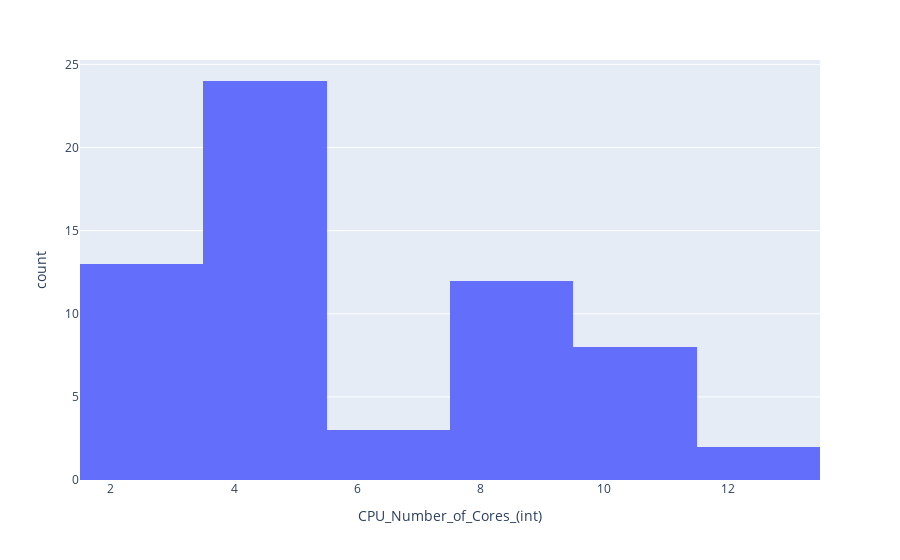

This figure's notebook cell:
### Code cell
fig = px.histogram(data, x = 'CPU_Number_of_Cores_(int)')
fig.show()

### Figure 1 — Plotly figure (JSON) as saved in the notebook; plotly's stock layout.template omitted (floating-point values rounded to 4 significant figures)
{"data": [{"alignmentgroup": "True", "bingroup": "x", "hovertemplate": "CPU_Number_of_Cores_(int)=%{x}<br>count=%{y}<extra></extra>", "legendgroup": "", "marker": {"color": "#636efa", "pattern": {"shape": ""}}, "name": "", "offsetgroup": "", "orientation": "v", "showlegend": false, "type": "histogram", "x": [8, 2, 8, 12, 8, 4, 4, 8, 4, 8, 10, 4, 8, 6, 2, 4, 4, 4, 4, 8, 4, 2, 2, 8, 2, 4, 10, 4, 4, 4, 6, 4, 12, 10, 4, 10, 4, 4, 8, 4, 8, 6, 10, 2, 8, 10, 10, 8, 4, 4, 2, 10, 2, 4, 2, 4, 4, 2, 2, 2, 5, 2], "xaxis": "x", "yaxis": "y"}], "layout": {"autosize": true, "barmode": "relative", "legend": {"tracegroupgap": 0}, "margin": {"t": 60}, "xaxis": {"anchor": "y", "autorange": true, "domain": [0, 1], "range": [1.5, 13.5], "title": {"text": "CPU_Number_of_Cores_(int)"}, "type": "linear"}, "yaxis": {"anchor": "x", "autorange": true, "domain": [0, 1], "range": [0, 25.26], "title": {"text": "count"}}}}
